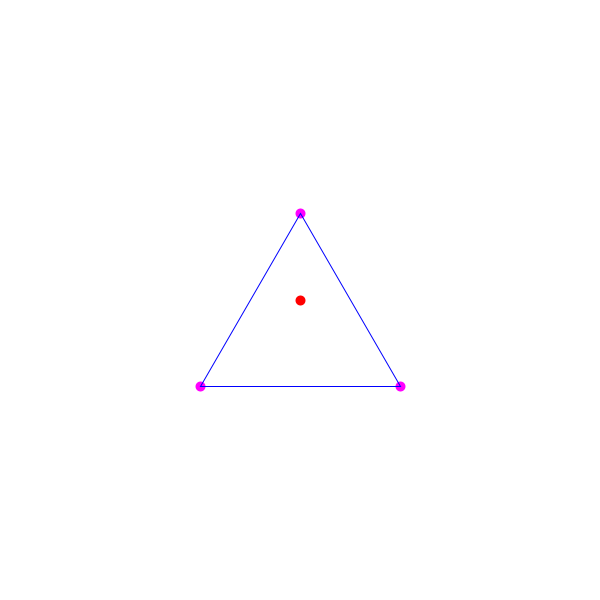
Frame 1 (no input)
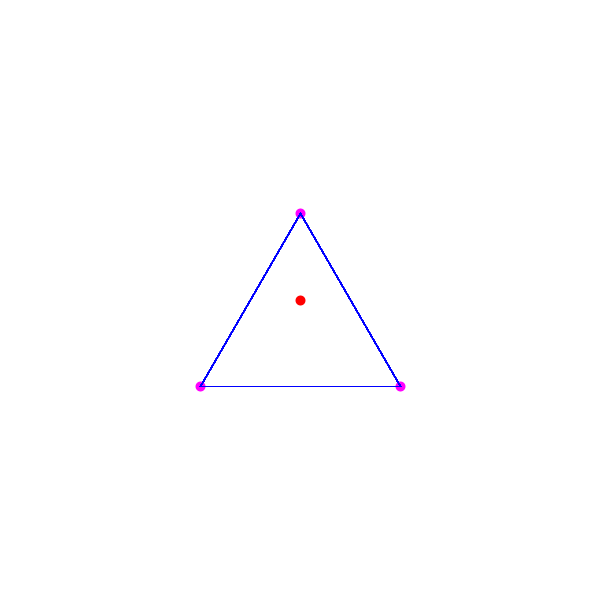
Frame 60 (the mouse pressed at the canvas centre just before this capture)
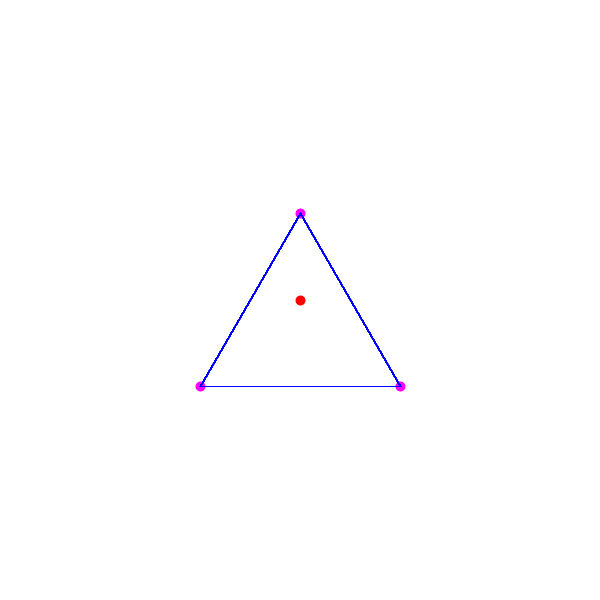
Frame 120 (the mouse held since frame 60 and released just before this capture)

The Processing sketch that drew these frames (run headless with seeded random() and noise(); from frame 60 on, the mouse is pressed at the canvas centre):

// Processing sketch: Sierpinski1
// ── Sierpinski1.pde
void setup(){
  windowMove(800,0);
  size(600, 600);
  background(255,255,255);
  strokeWeight(10);
  stroke(255, 0, 0);
  point(width/2, height/2);
  stroke(255,0,255);
  int side = 200;
  point(width/2, height/2 - (sin(PI/3) * side)/2);
  point(width/2 + side/2, height/2 + (sin(PI/3) * side)/2);
  point(width/2 - side/2, height/2 + (sin(PI/3) * side)/2);
}
void draw(){
  drawTriangle(width/2, height/2, 200);
}

void drawTriangle(float x, float y, float side){
  float length = sin(PI/3) * side/2; 
  translate(x,y);
  stroke(0,0,255);
  strokeWeight(1);
  noFill();
  triangle(0, -length, side/2, length, -side/2, length);
}
